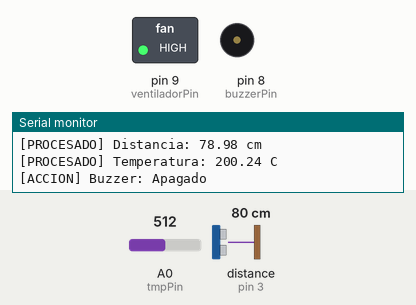
The sketch below on a simulated Arduino Uno, built with avr-gcc and run on an emulated ATmega328P. Shown: switched loads named in the sketch (green lamp = pin HIGH), buzzer (waves = sounding, pin HIGH), the last lines printed to the serial monitor. Wiring (inferred from the names in the program): ultrasonic range finder: trigger pin 2; echo pin 3. Inputs (shaded band) come from the test bench; at power-on: distance to the obstacle (sensor on pin 3) 80 cm, A0 (tmpPin) = 512. The echo pulse lasts 58.3 µs per cm; pins used as bus, display or sensor lines are not drawn.

Above: at 1.2 s.
1.3 s: distance to the obstacle (sensor on pin 3) set to 23 cm
4.3 s: distance to the obstacle (sensor on pin 3) set to 18 cm
At 5.6 s:
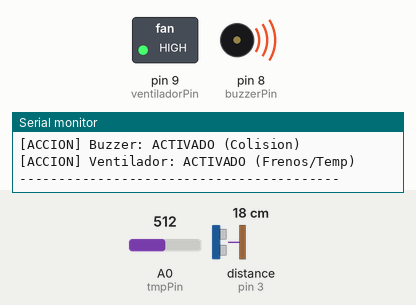
5.9 s: A0 (tmpPin) set to 197
7.4 s: A0 (tmpPin) set to 173
At 8.0 s:
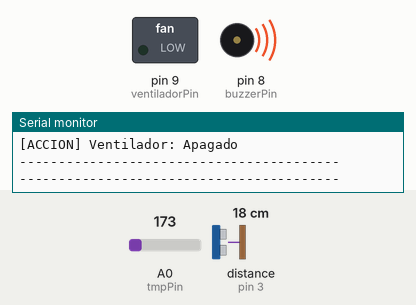
8.9 s: distance to the obstacle (sensor on pin 3) set to 35 cm
At 9.6 s:
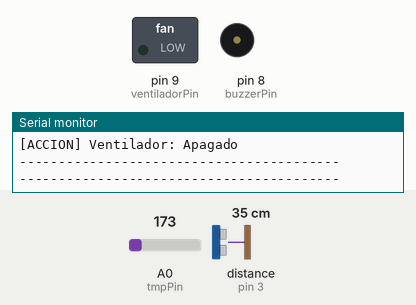
10.4 s: distance to the obstacle (sensor on pin 3) set to 2 cm
At 10.8 s:
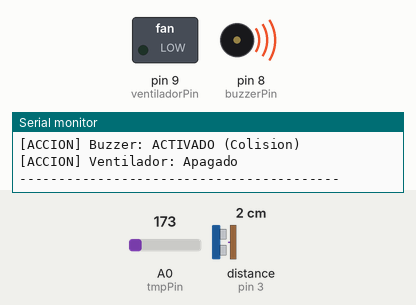
Timing chart, 0 to 12.9 s (numbered marks = the images above; inputs shaded):
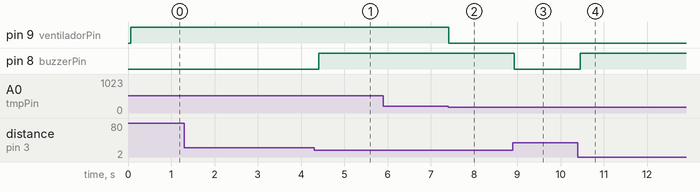

The sketch:

vehicleMonitoringSystem.ino
```cpp
// --- CONFIGURACIÓN DE PINES ---
const int trigPin = 2;
const int echoPin = 3;
const int tmpPin = A0;
const int ventiladorPin = 9;
const int buzzerPin = 8;

// =========================================================================
// COMUNICACIÓN ENTRE TAREAS (QUEUES)
// =========================================================================

// COLA 1: Datos brutos (Sensor -> Procesamiento)
struct RawDataQueue {
  float distancia_bruta;
  float temperatura_bruta;
  bool disponible; // Simula el bloqueo de cola (true = hay datos)
};
RawDataQueue Queue_DatosBrutos = {0.0, 0.0, false};

// COLA 2: Eventos procesados (Procesamiento -> Salida)
struct ProcessedEventQueue {
  bool evento_colision;
  bool evento_sobrecalentamiento;
  float distancia_reporte;
  float temperatura_reporte;
  bool disponible; // Simula el bloqueo de cola
};
ProcessedEventQueue Queue_EventosProcesados = {false, false, 0.0, 0.0, false};

// =========================================================================
// SINCRONIZACIÓN DEL SISTEMA
// =========================================================================

// Simulación de vTaskDelay para la Tarea de Adquisición
unsigned long lastTime_Adquisicion = 0;
const long periodo_Adquisicion = 60; // Prioridad Alta: se ejecuta cada 60ms

// Control de tiempo para la Tarea de Actuación (Evitar saturar el Serial)
unsigned long lastTime_SerialPrint = 0;
const long periodo_SerialPrint = 500;

void setup() {
  pinMode(trigPin, OUTPUT);
  pinMode(echoPin, INPUT);
  pinMode(ventiladorPin, OUTPUT);
  pinMode(buzzerPin, OUTPUT);

  digitalWrite(ventiladorPin, LOW);
  digitalWrite(buzzerPin, LOW);

  Serial.begin(9600);
}

void loop() {
  unsigned long tiempoActual = millis();

  // =========================================================================
  // TAREA 1: ADQUISICIÓN DE DATOS (Prioridad Alta) - Punto 2 y 3
  // =========================================================================
  // Se usa vTaskDelay simulado (millis) para controlar su ejecución
  if (tiempoActual - lastTime_Adquisicion >= periodo_Adquisicion) {
    lastTime_Adquisicion = tiempoActual;

    // 1. Lectura de sensores múltiples
    digitalWrite(trigPin, LOW);
    delayMicroseconds(2);
    digitalWrite(trigPin, HIGH);
    delayMicroseconds(10);
    digitalWrite(trigPin, LOW);
    long duracion = pulseIn(echoPin, HIGH, 30000);
    float distCm = duracion * 0.034 / 2;

    int lecturaADC = analogRead(tmpPin);
    float voltaje = lecturaADC * (5.0 / 1023.0);
    float tempC = (voltaje - 0.5) * 100.0;

    // 2. Simula xQueueSend(Queue_DatosBrutos, ...)
    Queue_DatosBrutos.distancia_bruta = distCm;
    Queue_DatosBrutos.temperatura_bruta = tempC;
    Queue_DatosBrutos.disponible = true; // Desbloquea la tarea de procesamiento
  }

  // =========================================================================
  // TAREA 2: PROCESAMIENTO (Prioridad Media)
  // =========================================================================
  // SINCRONIZACIÓN: "Bloqueo por espera de cola".
  // Esta tarea NO se ejecuta (se salta) hasta que Queue_DatosBrutos.disponible sea true.
  if (Queue_DatosBrutos.disponible) {

    // 1. Filtrado y decisiones lógicas (Detección de eventos)
    bool hay_colision = (Queue_DatosBrutos.distancia_bruta > 0 && Queue_DatosBrutos.distancia_bruta < 20);
    bool hay_calor = (Queue_DatosBrutos.temperatura_bruta > 40.0);

    // 2. Simula xQueueSend(Queue_EventosProcesados, ...)
    Queue_EventosProcesados.evento_colision = hay_colision;
    Queue_EventosProcesados.evento_sobrecalentamiento = hay_calor;
    Queue_EventosProcesados.distancia_reporte = Queue_DatosBrutos.distancia_bruta;
    Queue_EventosProcesados.temperatura_reporte = Queue_DatosBrutos.temperatura_bruta;
    Queue_EventosProcesados.disponible = true; // Desbloquea la tarea de actuación

    // 3. Limpiar cola de entrada (Simula que el dato fue consumido)
    Queue_DatosBrutos.disponible = false;
  }

  // =========================================================================
  // TAREA 3: ACTUACIÓN / COMUNICACIÓN (Prioridad Baja)
  // =========================================================================
  // SINCRONIZACIÓN: "Bloqueo por espera de cola".
  // Solo actúa si hay un evento procesado disponible.
  if (Queue_EventosProcesados.disponible) {

    // 1. Motores y alarmas (Respuesta a eventos)
    // Se ejecuta inmediatamente al llegar el evento de la cola, sin importar el Serial
    digitalWrite(buzzerPin, Queue_EventosProcesados.evento_colision ? HIGH : LOW);
    digitalWrite(ventiladorPin, Queue_EventosProcesados.evento_sobrecalentamiento ? HIGH : LOW);

    // 2. Comunicación (Transmisión de datos al Serial Monitor)
    // Throttling: Limitamos la impresión a cada 500ms para no afectar la latencia del sistema
    if (tiempoActual - lastTime_SerialPrint >= periodo_SerialPrint) {
      lastTime_SerialPrint = tiempoActual;

      Serial.println("-----------------------------------------");
      Serial.print("[PROCESADO] Distancia: ");
      Serial.print(Queue_EventosProcesados.distancia_reporte);
      Serial.println(" cm");
      Serial.print("[PROCESADO] Temperatura: ");
      Serial.print(Queue_EventosProcesados.temperatura_reporte);
      Serial.println(" C");
      Serial.print("[ACCION] Buzzer: ");
      Serial.println(Queue_EventosProcesados.evento_colision ? "ACTIVADO (Colision)" : "Apagado");
      Serial.print("[ACCION] Ventilador: ");
      Serial.println(Queue_EventosProcesados.evento_sobrecalentamiento ? "ACTIVADO (Frenos/Temp)" : "Apagado");
      Serial.println("-----------------------------------------");
    }

    // 3. Limpiar cola de eventos (Simula que el dato fue consumido)
    Queue_EventosProcesados.disponible = false;
  }

  // El loop() se ejecuta a máxima velocidad, pero las tareas están "bloqueadas"
  // por sus respectivas esperas de cola y tiempos, garantizando un comportamiento estable.
}
```

Measured:
- the behaviour switches between 21 and 20 cm on distance to the obstacle (sensor on pin 3) (found by bisection; images 0 and 1)
- the behaviour switches between 185 and 184 on A0 (tmpPin) (found by bisection; images 1 and 2)
- after the input at 4.3 s, pin 8 (buzzerPin): LOW → HIGH after 0.11 s
- after the input at 7.4 s, pin 9 (ventiladorPin): HIGH → LOW at once
- after the input at 8.9 s, pin 8 (buzzerPin): HIGH → LOW at once
- after the input at 10.4 s, pin 8 (buzzerPin): LOW → HIGH after 0.06 s
